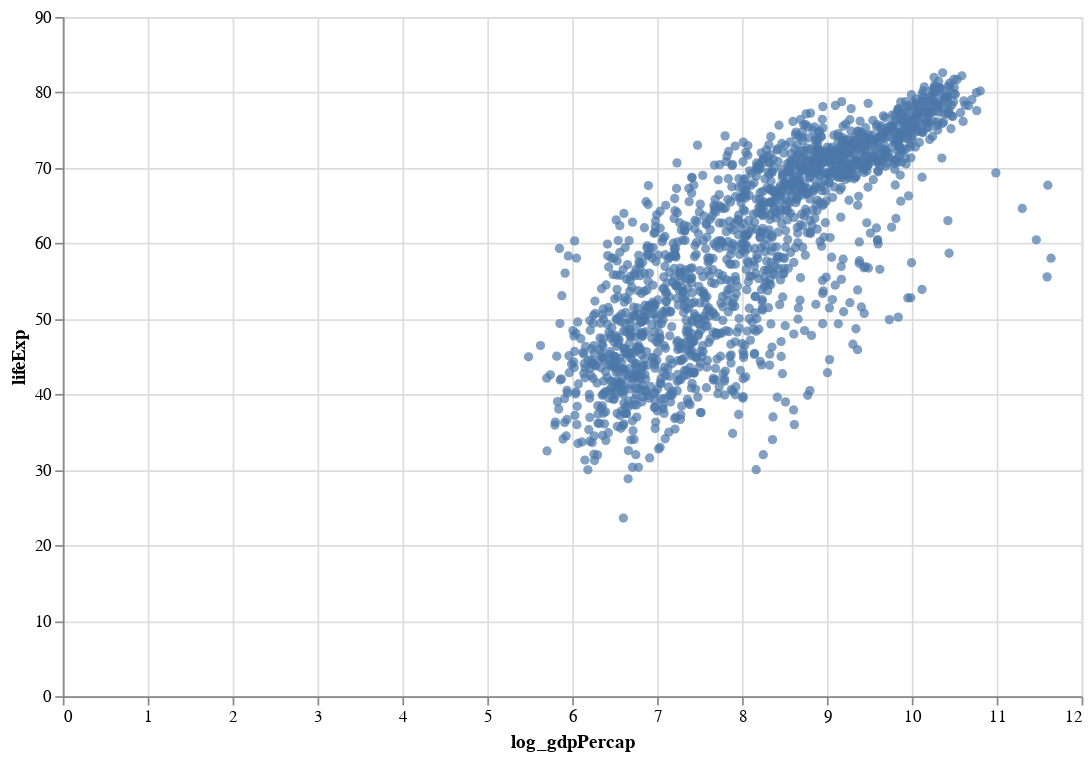

This figure's notebook cell:
### Markdown cell above
---
#### Q38:

### Code cell
df['log_gdpPercap'] = np.log(df['gdpPercap'])

scatter_plot = alt.Chart(df).mark_circle().encode(
    x='log_gdpPercap:Q',
    y='lifeExp:Q',
    tooltip=['country', 'log_gdpPercap', 'lifeExp'],
).properties(
    width=600,
    height=400
)

scatter_plot

### Figure 1 — Vega-Lite specification as saved in the notebook (floating-point values rounded to 4 significant figures; data arrays with more than 128 entries replaced by an {"elided": "..."} marker saying what was removed)
{"config": {"view": {"continuousWidth": 300, "continuousHeight": 300}}, "data": {"name": "data-1ffe974be23bea18679230b07e5f852e"}, "mark": {"type": "circle"}, "encoding": {"tooltip": [{"field": "country", "type": "nominal"}, {"field": "log_gdpPercap", "type": "quantitative"}, {"field": "lifeExp", "type": "quantitative"}], "x": {"field": "log_gdpPercap", "type": "quantitative"}, "y": {"field": "lifeExp", "type": "quantitative"}}, "height": 400, "width": 600, "$schema": "https://vega.github.io/schema/vega-lite/v5.16.3.json", "datasets": {"data-1ffe974be23bea18679230b07e5f852e": {"elided": "1704 records"}}}
